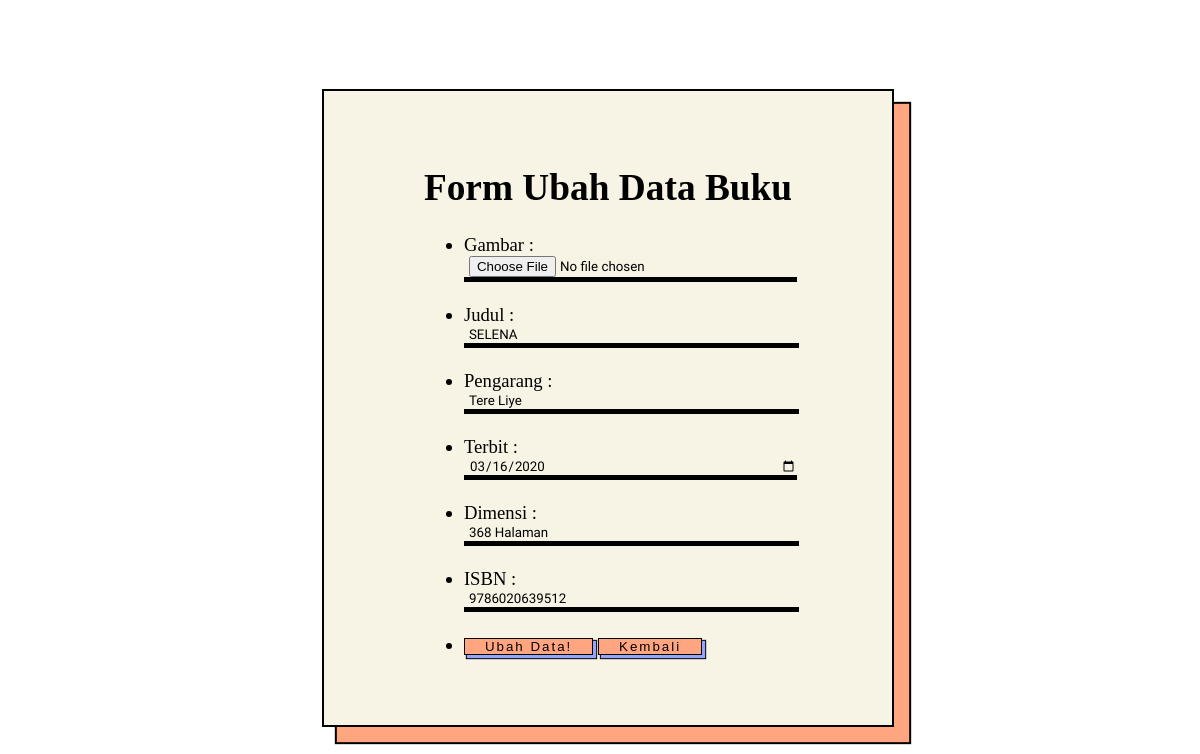
/latihan5d/php/ubah.php?id=1, run on the app's committed database.
### tables this page shows
CREATE TABLE `data` (
  id int(11) NOT NULL,
  gambar varchar(100) NOT NULL,
  Judul varchar(50) NOT NULL,
  Pengarang varchar(50) NOT NULL,
  Terbit date NOT NULL,
  Dimensi varchar(15) NOT NULL,
  ISBN char(13) NOT NULL
);

### latihan5d/php/functions.php (called while the page is built, shortened)
<?php
function koneksi()
{
    $conn = mysqli_connect("localhost", "root", "");
    mysqli_select_db($conn, "pw_tubes_203040151");
    return $conn;
}
function query($sql)
{
    $conn = koneksi();
    $result = mysqli_query($conn, $sql);
    while ($row = mysqli_fetch_assoc($result)) {
        $rows[] = $row;
    }
    return $rows;
}

### latihan5d/php/ubah.php (the view, shortened to what this page needs)
<?php
require 'functions.php';
$id = $_GET["id"];
$row = query("SELECT * FROM data WHERE id = $id")[0];
?>
<!DOCTYPE html>
<html lang="en">
<head>
    <link rel="stylesheet" href="../assets/css/form.css">
</head>
<body>
    <div class="form">
        <h1>Form Ubah Data Buku</h1>
        <form method="post" action="">
            <ul>
                <li>
                    <label for="gambar">Gambar : </label> <br>
                    <input type="file" name="gambar" id="gambar" required value="<?= $row["gambar"]; ?>"><br>
                </li>
                <li>
                    <label for="judul">Judul : </label>
                    <input type="text" name="Judul" id="judul" required value="<?= $row["Judul"]; ?>"><br>
                </li>
                <li>
                    <label for="pengarang">Pengarang : </label>
                    <input type="text" name="Pengarang" id="pengarang" required value="<?= $row["Pengarang"]; ?>"><br>
                </li>
                <li>
                    <label for="terbit">Terbit : </label>
                    <input type="date" name="Terbit" id="terbit" required value="<?= $row["Terbit"]; ?>"><br>
                </li>
                <li>
                    <label for="dimensi">Dimensi : </label>
                    <input type="text" name="Dimensi" id="dimensi" required value="<?= $row["Dimensi"]; ?>"><br>
                <li>
                    <label for="isbn">ISBN : </label>
                    <input type="text" name="ISBN" id="ISBN" required value="<?= $row["ISBN"]; ?>"><br>
                </li>
                <li>
                    <button type="submit" name="ubah">Ubah Data!</button>
                    <button type="submit">
                        <a href="../index.php" style="text-decoration: none; color:black;">Kembali</a>
                    </button>
                </li>
            </ul>
        </form>
    </div>
</body>
</html>

### latihan5d/assets/css/form.css (style rules this page uses)
body { width: 100vw; height: 100vh; display: grid; font-size: 14pt; align-items: center; justify-content: center; }
.form { background: #f8f4e5; padding: 50px 100px; border: 2px solid rgba(0, 0, 0, 1); box-shadow: 15px 15px 1px #ffa580, 15px 15px 1px 2px rgba(0, 0, 0, 1); }
input { display: block; width: 100%; line-height: 14pt * 2; font-family: 'Fjalla One'; margin-bottom: 14pt * 2; border: none; border-bottom: 5px solid rgba(0, 0, 0, 1); background: #f8f4e5; min-width: 250px; padding-left: 5px; outline: none; color: rgba(0, 0, 0, 1); }
button { line-height: 14pt * 2; padding: 0 20px; background: #ffa580; letter-spacing: 2px; outline: none; border: 1px solid rgba(0, 0, 0, 1); box-shadow: 3px 3px 1px #95a4ff, 3px 3px 1px 1px rgba(0, 0, 0, 1); }

### data on the page
data: Judul "SELENA", Pengarang "Tere Liye", Terbit "03/16/2020", Dimensi "368 Halaman", ISBN "9786020639512"
